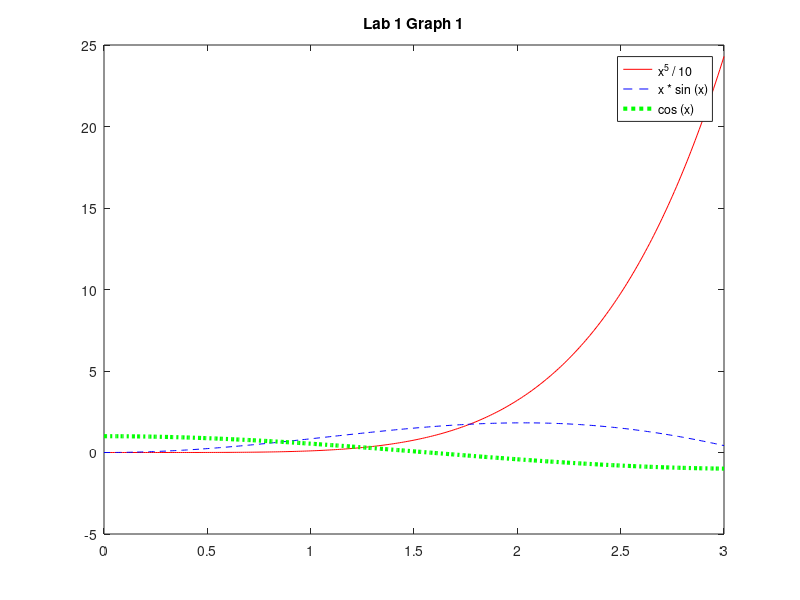
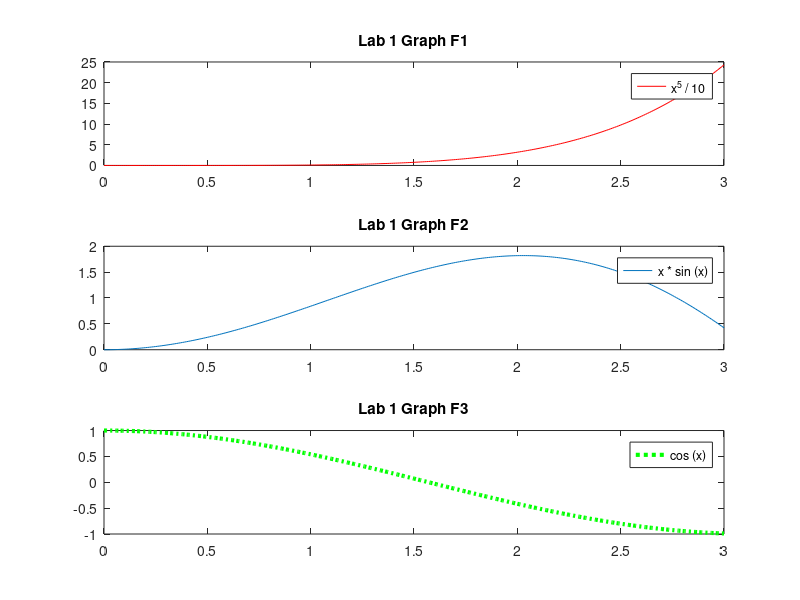

These figures' MATLAB source, in order:
%{
  matrix . operations (applied to each element)
  input()
  eye(3)
  ones(3)
  zeros(3)
  printf(), format(), disp()
  graphics in Octave, plot, subplot, title, legend, colors, linewidth, linestyle
%}

%%%%%%%%%%%%%%%%%%%%%%%%%%%%%%%%%%%%%%%%%%%%%%%%%%%%%%%%%%%%%%
%%%%%%%%%%%%%%%%%%%%%%%%% Exercise 1 %%%%%%%%%%%%%%%%%%%%%%%%% 
%%%%%%%%%%%%%%%%%%%%%%%%%%%%%%%%%%%%%%%%%%%%%%%%%%%%%%%%%%%%%%

A = [1, 0, -2;
     2, 1,  3;
     0, 1,  0];
B = [2, 1,  1;
     1, 0, -1;
     1, 1,  0];

C = A -  B
D = A *  B
E = A .* B

%%%%%%%%%%%%%%%%%%%%%%%%%%%%%%%%%%%%%%%%%%%%%%%%%%%%%%%%%%%%%%
%%%%%%%%%%%%%%%%%%%%%%%%% Exercise 2 %%%%%%%%%%%%%%%%%%%%%%%%% 
%%%%%%%%%%%%%%%%%%%%%%%%%%%%%%%%%%%%%%%%%%%%%%%%%%%%%%%%%%%%%%

x = 0:0.01:3;
figure();
plot(x, x .^ 5 / 10, "-r", x, x .* sin(x), "--b", x, cos(x), ":g", "linewidth", 3);
title("Lab 1 Graph 1");
legend("x^5 / 10", "x * sin (x)", "cos (x)");

figure();
subplot(3, 1, 1);
plot(x, x .^ 5 / 10, "-r");
title("Lab 1 Graph F1");
legend("x^5 / 10");

subplot(3, 1, 2);
plot(x, x .* sin(x));
title("Lab 1 Graph F2");
legend("x * sin (x)");

subplot(3, 1, 3);
plot(x, cos(x), ":g", "linewidth", 3);
title("Lab 1 Graph F3");
legend("cos (x)");
